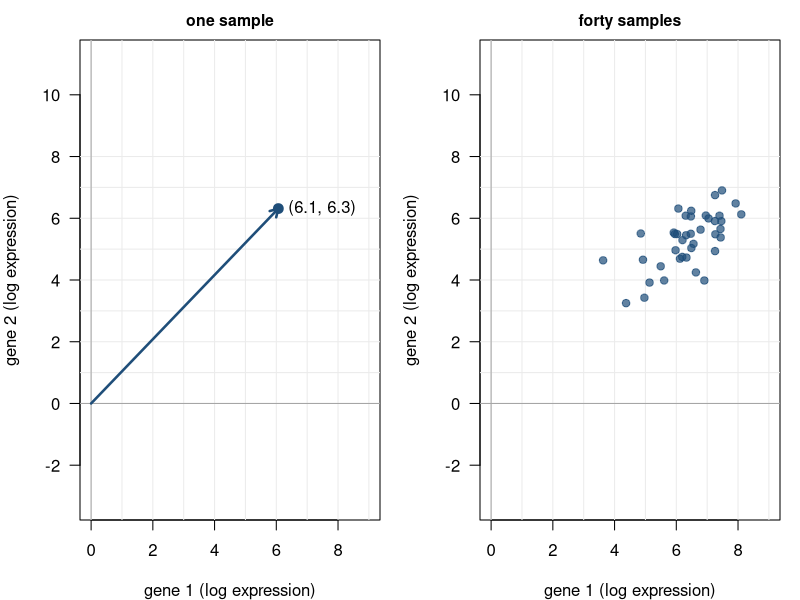
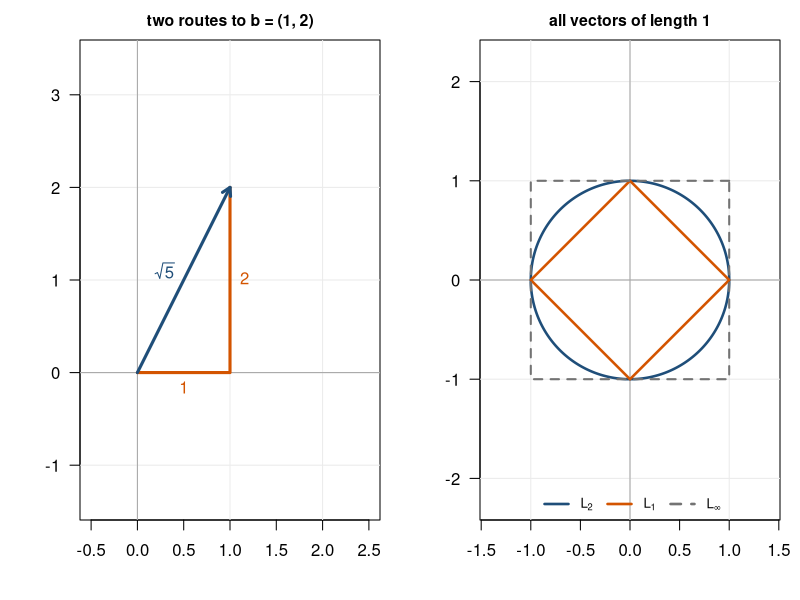
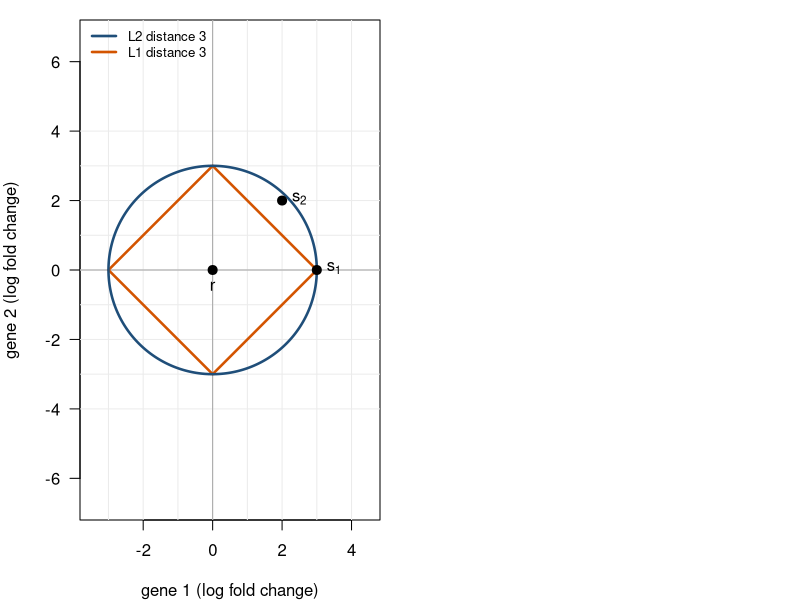
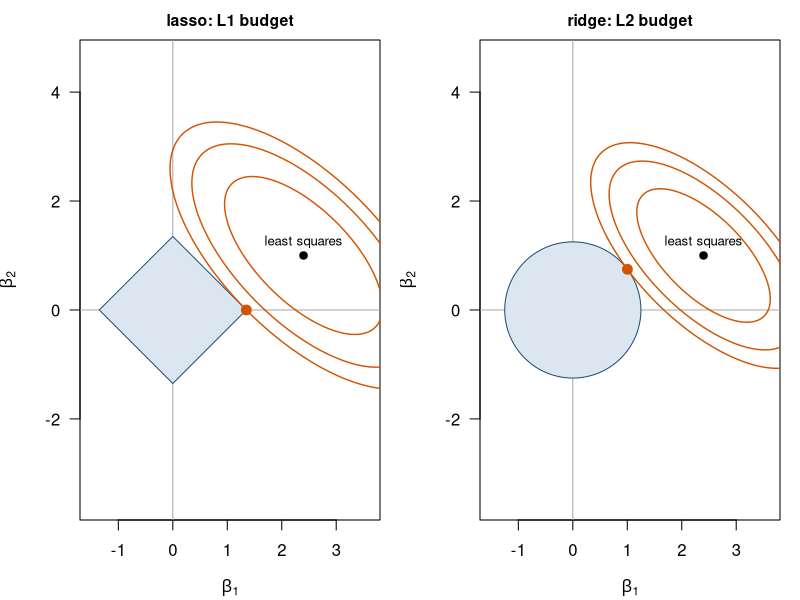
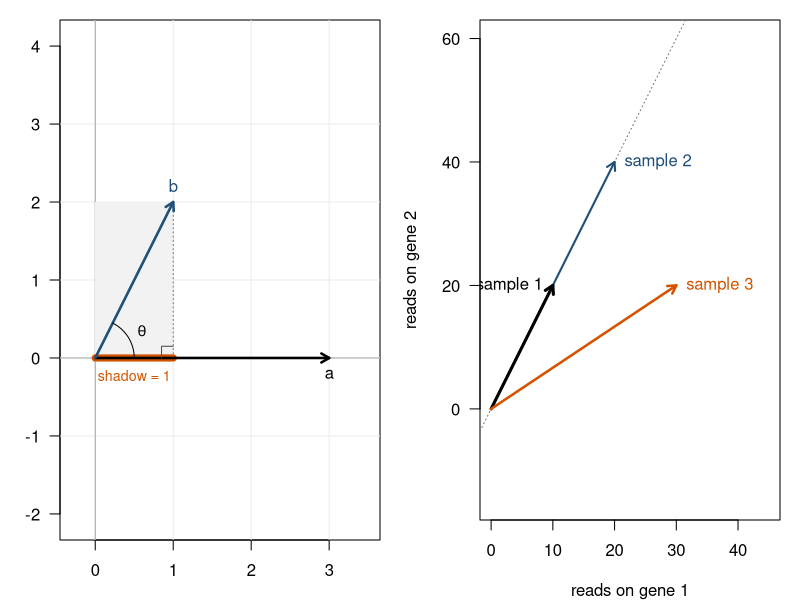
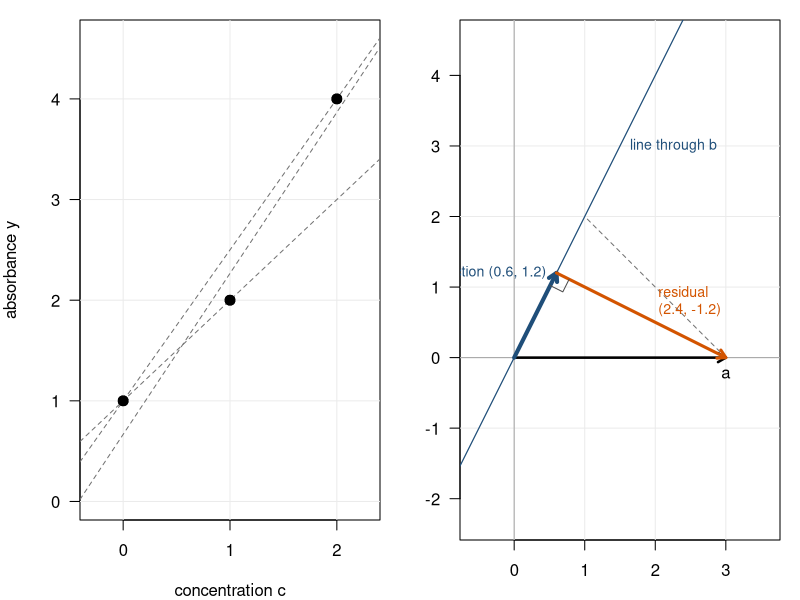
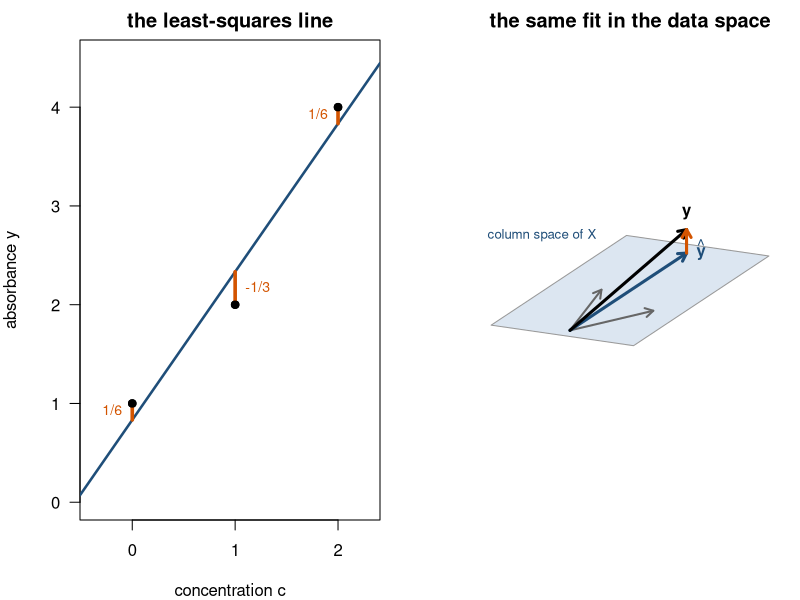
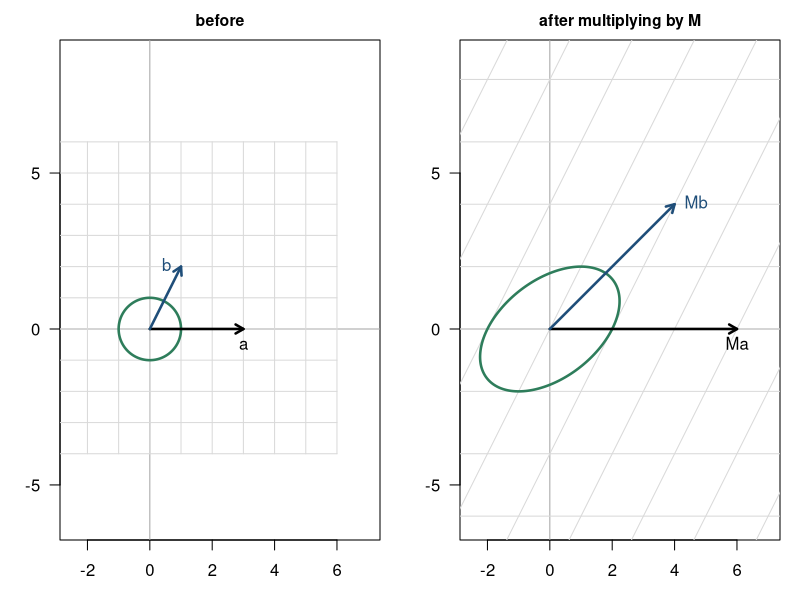

Recreate these plots in R, in order.
## ---- chunk 1
#| code-fold: true
#| code-summary: "Plotting helpers used in this appendix"
col_blue   <- "#1F4E79"   # what is kept: the model, the projection
col_orange <- "#D35400"   # what is left: the residual, the difference
col_green  <- "#2E7D5B"   # a basis, a set of new axes
col_grey   <- "grey45"

a_vec <- c(3, 0); b_vec <- c(1, 2)
M_mat <- matrix(c(2, 0, 1, 2), 2)            # columns (2, 0) and (1, 2)
A_mat <- t(M_mat) %*% M_mat                  # 4 2 / 2 5

plane <- function(xlim, ylim, main = "", xlab = "", ylab = "", grid = TRUE) {
  plot(NA, xlim = xlim, ylim = ylim, asp = 1, main = main, xlab = xlab, ylab = ylab,
       las = 1, cex.main = 0.95)
  if (grid) abline(h = seq(floor(ylim[1]), ceiling(ylim[2])),
                   v = seq(floor(xlim[1]), ceiling(xlim[2])), col = "grey92")
  abline(h = 0, v = 0, col = "grey65")
}
arrow <- function(from, to, col = "black", lwd = 2.5, ...)
  arrows(from[1], from[2], to[1], to[2], length = 0.09, col = col, lwd = lwd, ...)
right_angle <- function(p, u, v, s = 0.2, col = "grey30") {
  u <- u / sqrt(sum(u^2)) * s; v <- v / sqrt(sum(v^2)) * s
  lines(rbind(p + u, p + u + v, p + v), col = col)
}
unit_circle <- function(n = 400) { t <- seq(0, 2 * pi, length.out = n); cbind(cos(t), sin(t)) }
ellipse_A <- function(A, level = 1) {          # all x with t(x) A x = level
  R <- chol(A); u <- unit_circle()
  t(solve(R, t(u))) * sqrt(level)
}
## ---- chunk 2
#| code-fold: true
#| fig-width: 8.5
#| fig-height: 4
#| fig-cap: "Left: one sample, measured on two genes, is a point and also an arrow from the origin. Right: forty samples form a data cloud. With 20,000 genes each sample is a point in a space of 20,000 dimensions, which cannot be drawn but obeys the same geometry."
set.seed(11)
cloud <- MASS::mvrnorm(40, mu = c(6, 5), Sigma = matrix(c(1.5, 1, 1, 1.2), 2))

par(mfrow = c(1, 2), mar = c(4, 4, 2, 1))
plane(c(0, 9), c(0, 8), main = "one sample", xlab = "gene 1 (log expression)",
      ylab = "gene 2 (log expression)")
arrow(c(0, 0), cloud[1, ], col = col_blue)
points(cloud[1, 1], cloud[1, 2], pch = 19, col = col_blue, cex = 1.3)
text(cloud[1, 1], cloud[1, 2], sprintf("(%.1f, %.1f)", cloud[1, 1], cloud[1, 2]), pos = 4)
plane(c(0, 9), c(0, 8), main = "forty samples", xlab = "gene 1 (log expression)",
      ylab = "gene 2 (log expression)")
points(cloud, pch = 19, col = adjustcolor(col_blue, 0.7))
## ---- chunk 3
#| code-fold: true
#| fig-width: 8.5
#| fig-height: 4.2
#| fig-cap: "Left: the Euclidean norm measures the straight line ($\\sqrt 5$), the Manhattan norm the route along the axes ($1 + 2 = 3$). Right: the vectors of length 1 form a circle for L2, a diamond for L1, and a square for the maximum norm L∞, which takes the largest coordinate."
par(mfrow = c(1, 2), mar = c(4, 4, 2, 1))
plane(c(-0.5, 2.5), c(-0.5, 2.5), main = "two routes to b = (1, 2)")
lines(c(0, 1, 1), c(0, 0, 2), col = col_orange, lwd = 3)
arrow(c(0, 0), b_vec, col = col_blue, lwd = 3)
text(0.5, 0, "1", pos = 1, col = col_orange); text(1, 1, "2", pos = 4, col = col_orange)
text(0.3, 1.1, expression(sqrt(5)), col = col_blue)

plane(c(-1.4, 1.4), c(-1.4, 1.4), main = "all vectors of length 1")
u <- unit_circle()
lines(u, col = col_blue, lwd = 2.5)
polygon(c(1, 0, -1, 0), c(0, 1, 0, -1), border = col_orange, lwd = 2.5)
polygon(c(1, -1, -1, 1), c(1, 1, -1, -1), border = col_grey, lwd = 2, lty = 2)
legend("bottom", horiz = TRUE, bty = "n", cex = 0.8, lwd = 2.5, lty = c(1, 1, 2),
       col = c(col_blue, col_orange, col_grey), legend = c(expression(L[2]), expression(L[1]), expression(L[infinity])))
## ---- chunk 4
#| code-fold: true
#| fig-width: 5.5
#| fig-height: 4.6
#| fig-cap: "Both curves contain the points at distance 3 from the control r. Sample s₂ lies inside the circle, so it is closer than s₁ in the Euclidean norm, but outside the diamond, so it is further away than s₁ in the Manhattan norm."
par(mar = c(4, 4, 1, 1))
plane(c(-3.5, 4.5), c(-3.4, 3.4), xlab = "gene 1 (log fold change)", ylab = "gene 2 (log fold change)")
polygon(c(3, 0, -3, 0), c(0, 3, 0, -3), border = col_orange, lwd = 2.5)
lines(3 * u, col = col_blue, lwd = 2.5)
points(c(0, 3, 2), c(0, 0, 2), pch = 19, cex = 1.2)
text(0, 0, "r", pos = 1); text(3, 0, expression(s[1]), pos = 4); text(2, 2, expression(s[2]), pos = 4)
legend("topleft", bty = "n", cex = 0.8, lwd = 2.5, col = c(col_blue, col_orange),
       legend = c("L2 distance 3", "L1 distance 3"))
## ---- chunk 5
s1 <- c(3, 0); s2 <- c(2, 2)
rbind(L2 = c(s1 = sqrt(sum(s1^2)), s2 = sqrt(sum(s2^2))),
      L1 = c(s1 = sum(abs(s1)),    s2 = sum(abs(s2))))
## ---- chunk 6
#| code-fold: true
#| fig-width: 8.5
#| fig-height: 4.3
#| fig-cap: "Coefficient space for two coefficients. The ellipses are contours of the residual sum of squares around the least-squares estimate (black dot). The shaded region is the budget. Left: the L1 diamond has corners on the axes, and the first contact is at a corner, where β₂ is exactly zero. Right: the L2 circle has no corners, and the contact point has both coefficients non-zero."
Q   <- matrix(c(1, 0.65, 0.65, 1), 2)          # shape of the RSS contours
b0  <- c(2.4, 1.0)                              # least-squares estimate
rss <- function(B) rowSums((B - matrix(b0, nrow(B), 2, byrow = TRUE)) %*% Q *
                           (B - matrix(b0, nrow(B), 2, byrow = TRUE)))
boundary <- function(kind, s, m = 20000) {
  if (kind == "L2") return(s * unit_circle(m))
  t <- seq(0, 1, length.out = m / 4)
  rbind(cbind(s * (1 - t), s * t), cbind(-s * t, s * (1 - t)),
        cbind(-s * (1 - t), -s * t), cbind(s * t, -s * (1 - t)))
}
par(mfrow = c(1, 2), mar = c(4, 4, 2, 1))
for (kind in c("L1", "L2")) {
  s <- if (kind == "L1") 1.35 else 1.25
  B <- boundary(kind, s)
  hit <- B[which.min(rss(B)), ]
  plane(c(-1.5, 3.6), c(-1.5, 2.6), grid = FALSE,
        main = if (kind == "L1") "lasso: L1 budget" else "ridge: L2 budget",
        xlab = expression(beta[1]), ylab = expression(beta[2]))
  polygon(B, col = "#DCE6F1", border = col_blue)
  lev <- rss(matrix(hit, 1))
  for (f in c(0.35, 0.7, 1)) {
    e <- ellipse_A(Q, lev * f)
    lines(e[, 1] + b0[1], e[, 2] + b0[2], col = col_orange, lwd = 1.4)
  }
  points(b0[1], b0[2], pch = 19); text(b0[1], b0[2], "least squares", pos = 3, cex = 0.8)
  points(hit[1], hit[2], pch = 19, col = col_orange, cex = 1.3)
}
## ---- chunk 7
#| code-fold: true
#| fig-width: 5.5
#| fig-height: 3.8
#| fig-cap: "The inner product as a shadow. The shadow of b on the line through a has length ‖b‖ cos θ = 1, and aᵀb = 3 × 1 = 3."
par(mar = c(3, 3, 1, 1))
plane(c(-0.3, 3.5), c(-0.4, 2.4))
polygon(c(0, 1, 1, 0), c(0, 0, 2, 2), col = "grey95", border = NA)
segments(1, 0, 1, 2, lty = 3, col = col_grey)
lines(c(0, 1), c(0, 0), col = col_orange, lwd = 7)
arrow(c(0, 0), a_vec, col = "black"); arrow(c(0, 0), b_vec, col = col_blue)
right_angle(c(1, 0), c(-1, 0), c(0, 1), s = 0.15)
text(3, 0, "a", pos = 1); text(1, 2, "b", pos = 3, col = col_blue)
text(0.5, -0.05, "shadow = 1", pos = 1, col = col_orange, cex = 0.85)
th <- seq(0, atan2(2, 1), length.out = 40); lines(0.5 * cos(th), 0.5 * sin(th))
text(0.6, 0.35, expression(theta), cex = 0.9)
## ---- chunk 8
#| code-fold: true
#| fig-width: 5.5
#| fig-height: 4.2
#| fig-cap: "Samples 1 and 2 lie on the same line through the origin: the same profile, sequenced to a different depth. Sample 3 points in another direction. Euclidean distance calls sample 3 the nearer one; the angle says sample 2 has the same profile."
m1 <- c(10, 20); m2 <- c(20, 40); m3 <- c(30, 20)
par(mar = c(4, 4, 1, 1))
plot(NA, xlim = c(0, 45), ylim = c(0, 45), asp = 1, las = 1,
     xlab = "reads on gene 1", ylab = "reads on gene 2")
abline(0, 2, lty = 3, col = col_grey)
arrow(c(0, 0), m2, col = col_blue, lwd = 2); arrow(c(0, 0), m1, col = "black", lwd = 3)
arrow(c(0, 0), m3, col = col_orange, lwd = 2.5)
text(m1[1], m1[2], "sample 1", pos = 2); text(m2[1], m2[2], "sample 2", pos = 4, col = col_blue)
text(m3[1], m3[2], "sample 3", pos = 4, col = col_orange)
## ---- chunk 9
cosine <- function(x, y) sum(x * y) / (sqrt(sum(x^2)) * sqrt(sum(y^2)))
round(rbind(
  euclidean_distance = c(sample2 = sqrt(sum((m2 - m1)^2)), sample3 = sqrt(sum((m3 - m1)^2))),
  cosine_similarity  = c(cosine(m1, m2), cosine(m1, m3)),
  angle_degrees      = acos(pmin(1, c(cosine(m1, m2), cosine(m1, m3)))) * 180 / pi), 3)
## ---- chunk 10
set.seed(1)
x <- rnorm(50); y <- 0.6 * x + rnorm(50, 0, 0.8)
c(cosine_of_centred = cosine(x - mean(x), y - mean(y)), correlation = cor(x, y))
## ---- chunk 11
#| code-fold: true
#| fig-width: 5
#| fig-height: 3.8
#| fig-cap: "Three measurements of a calibration line. No straight line passes through all three points. Which line is the best?"
cc <- c(0, 1, 2); yy <- c(1, 2, 4)
par(mar = c(4, 4, 1, 1))
plot(cc, yy, pch = 19, cex = 1.3, xlim = c(-0.3, 2.3), ylim = c(0, 4.6), xaxt = "n",
     xlab = "concentration c", ylab = "absorbance y", las = 1)
axis(1, at = 0:2); abline(h = 0:4, v = 0:2, col = "grey92")
abline(1, 1, lty = 2, col = col_grey); abline(1, 1.5, lty = 2, col = col_grey)
abline(2 / 3, 1.6, lty = 2, col = col_grey)
points(cc, yy, pch = 19, cex = 1.3)
## ---- chunk 12
#| code-fold: true
#| fig-width: 5.5
#| fig-height: 4
#| fig-cap: "The projection of a on the line through b (blue) and the residual (orange). The residual is perpendicular to the line, and every other point of the line is further from a."
p_hat <- sum(a_vec * b_vec) / sum(b_vec^2) * b_vec
par(mar = c(3, 3, 1, 1))
plane(c(-0.6, 3.6), c(-0.8, 3))
abline(0, 2, col = col_blue, lwd = 1.2)
segments(a_vec[1], a_vec[2], b_vec[1], b_vec[2], lty = 2, col = col_grey)
arrow(c(0, 0), a_vec, col = "black"); arrow(c(0, 0), p_hat, col = col_blue, lwd = 4)
arrow(p_hat, a_vec, col = col_orange, lwd = 3)
right_angle(p_hat, a_vec - p_hat, -b_vec)
text(3, 0, "a", pos = 1); text(p_hat[1], p_hat[2], "projection (0.6, 1.2)", pos = 2, col = col_blue, cex = 0.85)
text(1.9, 0.75, "residual\n(2.4, -1.2)", pos = 4, col = col_orange, cex = 0.85)
text(1.5, 3, "line through b", col = col_blue, cex = 0.85, pos = 4)
## ---- chunk 13
#| code-fold: true
#| fig-width: 8.5
#| fig-height: 4
#| fig-cap: "The same least-squares fit seen twice. Left: the usual picture, with the residuals as vertical segments. Right: the data space ℝ³, one axis per measurement. The predictions of all possible lines form a plane (the column space of X); the fitted vector ŷ is the projection of y onto it, and the residual vector is perpendicular to the plane."
X3 <- cbind(1, cc)
beta <- solve(t(X3) %*% X3, t(X3) %*% yy); yh <- drop(X3 %*% beta)
par(mfrow = c(1, 2), mar = c(4, 4, 2, 1))
plot(cc, yy, pch = 19, xlim = c(-0.4, 2.3), ylim = c(0, 4.5), xaxt = "n", las = 1,
     xlab = "concentration c", ylab = "absorbance y", main = "the least-squares line")
axis(1, at = 0:2); abline(beta[1], beta[2], col = col_blue, lwd = 2.5)
segments(cc, yy, cc, yh, col = col_orange, lwd = 3.5); points(cc, yy, pch = 19)
text(cc, (yy + yh) / 2, c("1/6", "-1/3", "1/6"), pos = c(2, 4, 2), col = col_orange, cex = 0.85)

cross <- function(p, q) c(p[2] * q[3] - p[3] * q[2], p[3] * q[1] - p[1] * q[3], p[1] * q[2] - p[2] * q[1])
nrm <- c(1, -2, 1) / sqrt(6); e1 <- yh / sqrt(sum(yh^2)); e2 <- cross(e1, nrm)
az <- -25 * pi / 180; el <- 18 * pi / 180
rgt <- -sin(az) * e1 + cos(az) * e2
upv <- sin(el) * (cos(az) * e1 + sin(az) * e2) + cos(el) * nrm
scr <- function(v) c(sum(v * rgt), sum(v * upv))
pl <- rbind(scr(-0.3 * e1 - 1.3 * e2), scr(5 * e1 - 1.3 * e2), scr(5 * e1 + 1.3 * e2), scr(-0.3 * e1 + 1.3 * e2))
plot(NA, xlim = range(pl[, 1]), ylim = range(pl[, 2]) + c(-0.1, 0.45), asp = 1, axes = FALSE,
     xlab = "", ylab = "", main = "the same fit in the data space")
polygon(pl, col = "#DCE6F1", border = "grey60")
sy <- scr(yy); sh <- scr(yh)
arrow(c(0, 0), scr(X3[, 1]), col = "grey40", lwd = 2); arrow(c(0, 0), scr(X3[, 2]), col = "grey40", lwd = 2)
arrow(c(0, 0), sh, col = col_blue, lwd = 3); arrow(c(0, 0), sy, col = "black", lwd = 3)
arrow(sh, sy, col = col_orange, lwd = 3)
text(sy[1], sy[2], expression(bold(y)), pos = 3); text(sh[1], sh[2], expression(hat(bold(y))), pos = 4, col = col_blue)
text(pl[2, 1], pl[2, 2], "column space of X", pos = 2, col = col_blue, cex = 0.8, offset = 1.5)
## ---- chunk 14
X3 <- cbind(intercept = 1, c = cc)
beta_hat <- solve(t(X3) %*% X3, t(X3) %*% yy)
res <- yy - drop(X3 %*% beta_hat)

list(beta = drop(beta_hat), residuals = res,
     residual_dot_columns = drop(t(X3) %*% res),
     lm = coef(lm(yy ~ cc)))
## ---- chunk 15
#| code-fold: true
#| fig-width: 8.5
#| fig-height: 4.3
#| fig-cap: "Left: the plane, with a grid and the unit circle. Right: the same plane after multiplying every point by M. The grid is stretched and sheared, the circle has become an ellipse, and a and b are mapped to Ma = (6, 0) and Mb = (4, 4)."
draw_grid <- function(T, col = "grey85") {
  for (k in -4:6) {
    s <- seq(-4, 6, length.out = 2)
    l1 <- T %*% rbind(k, s); l2 <- T %*% rbind(s, k)
    lines(l1[1, ], l1[2, ], col = col); lines(l2[1, ], l2[2, ], col = col)
  }
}
par(mfrow = c(1, 2), mar = c(3, 3, 2, 1))
plane(c(-2.5, 7), c(-2.5, 5), grid = FALSE, main = "before")
draw_grid(diag(2)); lines(u, col = col_green, lwd = 2.5)
arrow(c(0, 0), a_vec); arrow(c(0, 0), b_vec, col = col_blue)
text(3, 0, "a", pos = 1); text(1, 2, "b", pos = 2, col = col_blue)

plane(c(-2.5, 7), c(-2.5, 5), grid = FALSE, main = "after multiplying by M")
draw_grid(M_mat); Mu <- u %*% t(M_mat); lines(Mu, col = col_green, lwd = 2.5)
Ma <- drop(M_mat %*% a_vec); Mb <- drop(M_mat %*% b_vec)
arrow(c(0, 0), Ma); arrow(c(0, 0), Mb, col = col_blue)
text(Ma[1], Ma[2], "Ma", pos = 1); text(Mb[1], Mb[2], "Mb", pos = 4, col = col_blue)
## ---- chunk 16
#| code-fold: true
#| fig-width: 5.5
#| fig-height: 4.3
#| fig-cap: "The vectors with A-length 1 form an ellipse (orange); the ordinary unit circle is dashed. Measured with A, the arrow a is 6 units long, because the ellipse fits into it six times. The ellipse is narrow along a, so a is long in this ruler."
EA <- ellipse_A(A_mat)
par(mar = c(3, 3, 1, 1))
plane(c(-1, 3.4), c(-1, 2.4))
lines(u, lty = 2, col = col_grey); lines(EA, col = col_orange, lwd = 2.5)
arrow(c(0, 0), a_vec); arrow(c(0, 0), b_vec, col = col_blue)
points(rbind(a_vec / 6, b_vec / sqrt(32)), pch = 19, col = col_orange)
text(3, 0, "a: A-length 6", pos = 3, cex = 0.85)
text(1, 2, expression(paste("b: A-length ", sqrt(32))), pos = 4, cex = 0.85, col = col_blue)
## ---- chunk 17
A_len <- function(x) sqrt(drop(t(x) %*% A_mat %*% x))
rbind(via_A    = c(a = A_len(a_vec), b = A_len(b_vec)),
      via_M    = c(sqrt(sum((M_mat %*% a_vec)^2)), sqrt(sum((M_mat %*% b_vec)^2))))
## ---- chunk 18
#| code-fold: true
#| fig-width: 8.5
#| fig-height: 4.2
#| fig-cap: "Left: rotating a and b over 90° keeps their lengths (3 and √5) and the angle between them (63.4°). Right: the deformation M changes both; Ma and Mb make an angle of 45°."
Qr <- matrix(c(0, 1, -1, 0), 2)                # rotation over 90 degrees
par(mfrow = c(1, 2), mar = c(3, 3, 2, 1))
plane(c(-2.5, 6.5), c(-1, 4.5), main = "rotation Q: nothing deformed")
for (v in list(a_vec, b_vec)) arrow(c(0, 0), v, col = "grey75", lty = 3)
arrow(c(0, 0), Qr %*% a_vec); arrow(c(0, 0), Qr %*% b_vec, col = col_blue)
text(0, 3, "Qa", pos = 4); text(-2, 1, "Qb", pos = 3, col = col_blue)
plane(c(-2.5, 6.5), c(-1, 4.5), main = "deformation M")
for (v in list(a_vec, b_vec)) arrow(c(0, 0), v, col = "grey75", lty = 3)
arrow(c(0, 0), Ma); arrow(c(0, 0), Mb, col = col_blue)
text(Ma[1], Ma[2], "Ma", pos = 1); text(Mb[1], Mb[2], "Mb", pos = 4, col = col_blue)
## ---- chunk 19
#| code-fold: true
#| fig-width: 5.5
#| fig-height: 4.2
#| fig-cap: "Coordinates on new perpendicular axes are shadows. The basis vectors q₁ and q₂ (green) are perpendicular and of length 1. The vector b is the sum of its shadow on q₁ (2.2 q₁) and its shadow on q₂ (0.4 q₂)."
q1 <- c(0.6, 0.8); q2 <- c(-0.8, 0.6)
par(mar = c(3, 3, 1, 1))
plane(c(-1.2, 2.4), c(-0.4, 2.4))
abline(0, 0.8 / 0.6, col = "grey80"); abline(0, -0.6 / 0.8, col = "grey80")
s1 <- sum(b_vec * q1) * q1; s2 <- sum(b_vec * q2) * q2
arrow(c(0, 0), s1, col = col_orange, lwd = 2); arrow(s1, b_vec, col = col_orange, lwd = 2)
arrow(c(0, 0), q1, col = col_green, lwd = 3); arrow(c(0, 0), q2, col = col_green, lwd = 3)
arrow(c(0, 0), b_vec, col = col_blue, lwd = 3)
right_angle(c(0, 0), q1, q2, s = 0.15)
text(q1[1], q1[2], expression(q[1]), pos = 4, col = col_green)
text(q2[1], q2[2], expression(q[2]), pos = 2, col = col_green)
text(1, 2, "b", pos = 3, col = col_blue)
text(s1[1], s1[2], "2.2 q1", pos = 4, col = col_orange, cex = 0.85)
## ---- chunk 20
#| code-fold: true
#| fig-width: 8.5
#| fig-height: 4.2
#| fig-cap: "Left: A acting on unit vectors in eight directions (grey: before, black: after). Most directions are turned; the two eigenvector directions (green) are only stretched. Right: the eigenvectors are the axes of the ellipse that A makes of the unit circle."
ev <- eigen(A_mat)
par(mfrow = c(1, 2), mar = c(3, 3, 2, 1))
plane(c(-6.5, 6.5), c(-6.5, 6.5), grid = FALSE, main = "what A does to directions")
for (k in 0:7) {
  v <- c(cos(k * pi / 8), sin(k * pi / 8)); Av <- drop(A_mat %*% v)
  arrow(c(0, 0), v, col = "grey60", lwd = 1.5); arrow(c(0, 0), Av, col = "grey20", lwd = 1.2)
}
for (j in 1:2) {
  v <- ev$vectors[, j]; arrow(c(0, 0), ev$values[j] * v, col = col_green, lwd = 3)
}
plane(c(-6.5, 6.5), c(-6.5, 6.5), grid = FALSE, main = "the axes of the ellipse")
lines(u %*% t(A_mat), col = col_orange, lwd = 2.5); lines(u, lty = 2, col = col_grey)
for (j in 1:2) arrow(c(0, 0), ev$values[j] * ev$vectors[, j], col = col_green, lwd = 3)
text(ev$values[1] * ev$vectors[1, 1], ev$values[1] * ev$vectors[2, 1],
     bquote(lambda == .(round(ev$values[1], 2))), pos = 4, col = col_green, cex = 0.85)
text(ev$values[2] * ev$vectors[1, 2], ev$values[2] * ev$vectors[2, 2],
     bquote(lambda == .(round(ev$values[2], 2))), pos = 2, col = col_green, cex = 0.85)
## ---- chunk 21
#| code-fold: true
#| fig-width: 8.5
#| fig-height: 4.2
#| fig-cap: "Left: 300 simulated samples on two genes, with the eigenvectors of their covariance matrix (green), each drawn with length 2√λ. Right: the variance of the data projected onto a direction, as the direction turns. The maximum is the largest eigenvalue, reached at the first eigenvector; the minimum is the smallest eigenvalue, at the second."
set.seed(5)
D  <- MASS::mvrnorm(300, c(0, 0), Sigma = A_mat)
Sd <- cov(D); es <- eigen(Sd)
par(mfrow = c(1, 2), mar = c(4, 4, 2, 1))
plane(c(-7, 7), c(-7, 7), grid = FALSE, main = "a data cloud and its axes",
      xlab = "gene 1 (centred)", ylab = "gene 2 (centred)")
points(D, pch = 19, col = adjustcolor(col_blue, 0.35), cex = 0.7)
for (j in 1:2) arrow(c(0, 0), 2 * sqrt(es$values[j]) * es$vectors[, j], col = col_green, lwd = 3)
ang  <- seq(0, pi, length.out = 361)
vdir <- sapply(ang, function(t) { w <- c(cos(t), sin(t)); drop(t(w) %*% Sd %*% w) })
plot(ang * 180 / pi, vdir, type = "l", lwd = 2.5, col = col_blue, las = 1,
     xlab = "direction (degrees)", ylab = "variance along the direction",
     main = "variance as the direction turns")
abline(h = es$values, lty = 2, col = col_green)
pc_angle <- (atan2(es$vectors[2, 1], es$vectors[1, 1]) * 180 / pi) %% 180
abline(v = pc_angle, lty = 3)
text(95, es$values + c(-0.2, 0.2), c("largest eigenvalue", "smallest eigenvalue"), adj = 0.5, cex = 0.8, col = col_green)
## ---- chunk 22
c(max_variance = max(vdir), largest_eigenvalue = es$values[1],
  min_variance = min(vdir), smallest_eigenvalue = es$values[2])
## ---- chunk 23
#| code-fold: true
#| fig-width: 6
#| fig-height: 4
#| fig-cap: "Ridge regression shrinks the fit along each axis of the data by the factor d²/(d² + λ). Directions with much spread (large d) are hardly shrunk; directions with little spread, the unstable combinations of correlated predictors, are shrunk most."
lam <- 10^seq(-2, 3, length.out = 200)
dvals <- c(10, 3, 1, 0.3)
par(mar = c(4, 4, 1, 1))
plot(NA, xlim = range(lam), ylim = c(0, 1), log = "x", las = 1,
     xlab = expression(lambda), ylab = "fraction of the fit that is kept")
cols <- c(col_blue, col_green, col_orange, "firebrick")
for (k in seq_along(dvals)) lines(lam, dvals[k]^2 / (dvals[k]^2 + lam), lwd = 2.5, col = cols[k])
legend("bottomleft", bty = "n", lwd = 2.5, col = cols, legend = paste("d =", dvals), cex = 0.85)
## ---- chunk 24
s <- svd(scale(D, scale = FALSE))
round(rbind(from_svd = s$d^2 / (nrow(D) - 1), eigenvalues_of_S = es$values), 4)
